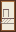

This is a level from a 2D game, rendered from its Tiled map with the project's own tilesets. A one-line summary and the complete map file follow:
An orthogonal 1x2 tile map with 16x16 px tiles, 2 tile layers (Back, Front).

<map version="1.4" tiledversion="1.4.2" orientation="orthogonal" renderorder="right-down" width="1" height="2" tilewidth="16" tileheight="16" infinite="0" nextlayerid="4" nextobjectid="1">
 <tileset firstgid="1" name="z_blinxxy.MuseArt_LupiniHallWall" tilewidth="16" tileheight="16" tilecount="18" columns="9">
  <image source="hall_wall.png" width="144" height="32" />
 </tileset>
 <layer id="1" name="Back" width="1" height="2">
  <data encoding="csv">
0,
0
</data>
 </layer>
 <layer id="2" name="Front" width="1" height="2">
  <data encoding="csv">
8,
17
</data>
 </layer>
</map>
